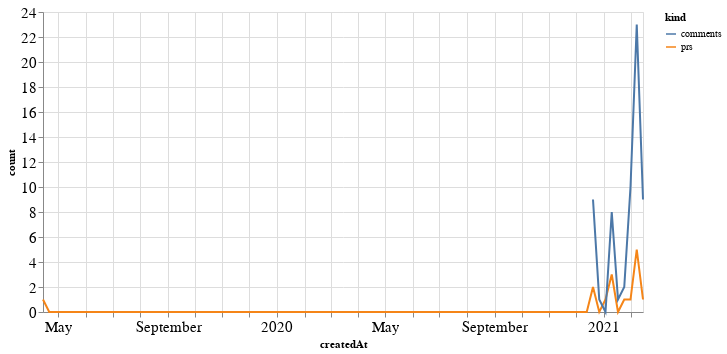

Source (notebook cell):
### Code cell
alt.Chart(total_time, width=600).mark_line().encode(
    x='createdAt',
    y='count',
    color='kind'
)

### Figure 1 — Vega-Lite specification as saved in the notebook (floating-point values rounded to 4 significant figures; data arrays with more than 128 entries replaced by an {"elided": "..."} marker saying what was removed)
{"config": {"axisLeft": {"labelFontSize": 15}, "axisBottom": {"labelFontSize": 15}}, "data": {"name": "data-fcdb49ed7fe87cf1ba6e1ac2dc17b3b3"}, "mark": "line", "encoding": {"color": {"type": "nominal", "field": "kind"}, "x": {"type": "temporal", "field": "createdAt"}, "y": {"type": "quantitative", "field": "count"}}, "width": 600, "$schema": "https://vega.github.io/schema/vega-lite/v4.8.1.json", "datasets": {"data-fcdb49ed7fe87cf1ba6e1ac2dc17b3b3": {"elided": "194 records"}}}
